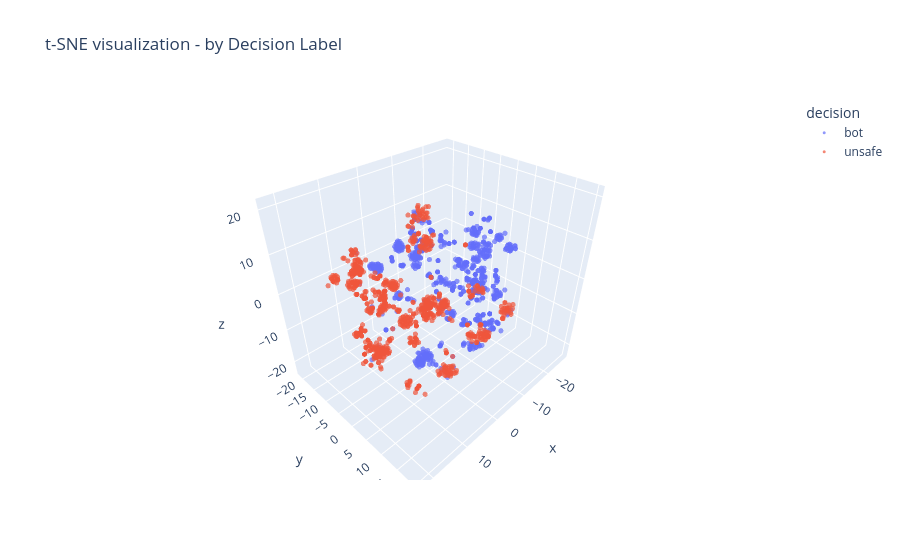
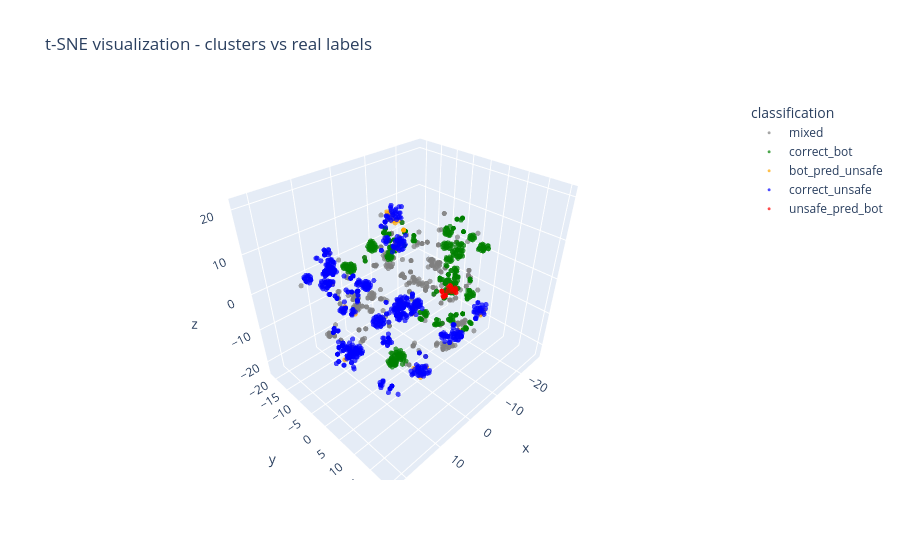
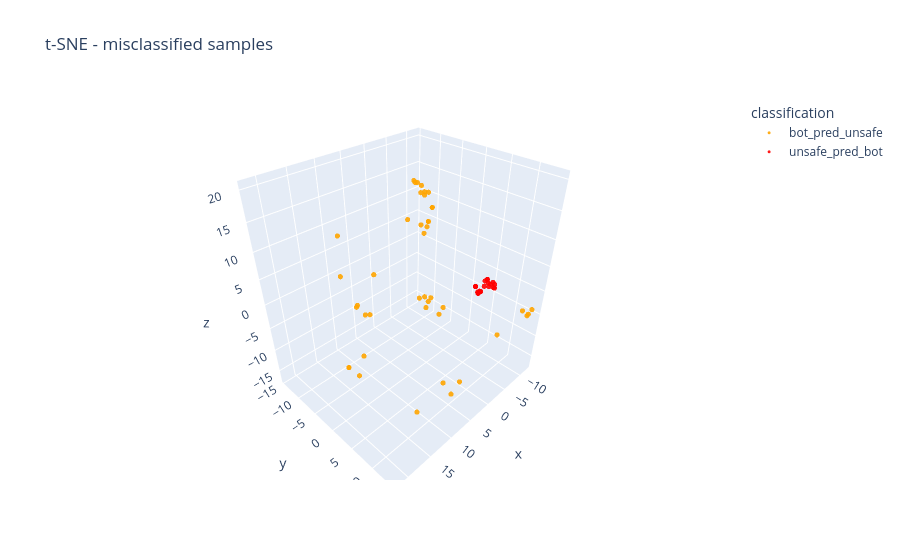

Notebook source saved alongside these figures, in order:
### Code cell
%reload_ext autoreload
%autoreload 2

from sentence_transformers import SentenceTransformer
from app.tools.data_analysis_tools import enrich_parquet_data
from app.tools.metrics_agent_tools import analyze_traffic_patterns
from app.services.clustering_service import RequestClusteringPipeline

traffic_source = "tiktok" 
print("\n🕵️ [Data Engineer] Testing: 1. SQL Discovery")
try:
    campaigns = await query_sql_campaigns.ainvoke({
        "traffic_source": traffic_source, 
        "limit": 5
    })
    print(f"✅ SQL Result (Hashes): {campaigns}")
    
    # Pegamos o primeiro hash para o teste (ou mockamos se estiver vazio)
    target_hashes = campaigns if isinstance(campaigns, list) and campaigns else ["mock_hash_123"]
    print(f"🎯 Hashes selecionados: {target_hashes}")

except Exception as e:
    print(f"❌ SQL Failed: {e}")

# ==============================================================================
# 2. DATA ENGINEER AGENT: Ingestion
# ==============================================================================
print("\n📦 [Data Engineer] Testing: 2. Mongo Extraction to File")

# end = datetime.utcnow()
# start = end - timedelta(minutes=15)

try:
    extraction_msg = await query_mongo_requests.ainvoke({
        "traffic_source": traffic_source,
        "hashes": ["9xvp496ldw"], # outbrain
        "limit_request": 1000,
        # "start": start,
        # "end": end
    })
    print(f"✅ Extraction Msg:\n{extraction_msg}")
    
    # Simulando o LLM "lendo" a mensagem e pegando o path
    raw_file_path = extract_filepath(extraction_msg)
    print(f"📂 LLM extraiu o caminho cru: {raw_file_path}")

except Exception as e:
    print(f"❌ Mongo Extraction Failed: {e}")

print("\n🧠 [ML Specialist] Testing: 3. Traffic Pattern Analysis Tool")

# df_result = pipeline.run(raw_file_path)
# json = pipeline.analyze_traffic_for_llm()
# print(f"--- Results Clsutering for ---")
# # print(df_result["classification"].value_counts())
# print(json)

try:
    # 3. Invoca a ferramenta passando a lista
    resposta = analyze_traffic_patterns.invoke({
        "filepath": raw_file_path
    })

    print("✅ Analise Concluída! Resposta da Tool:\n")
    print(resposta)

except Exception as e:
    # 4. Mostrar o erro exato ajuda muito no debug!
    print(f"❌ Analise Failed: {e}")

### Figure 1 — Plotly figure (JSON) as saved in the notebook; plotly's stock layout.template omitted (floating-point values rounded to 4 significant figures; data arrays with more than 128 entries replaced by an {"elided": "..."} marker saying what was removed)
{"data": [{"hovertemplate": "decision=bot<br>x=%{x}<br>y=%{y}<br>z=%{z}<extra></extra>", "legendgroup": "bot", "marker": {"color": "#636efa", "opacity": 0.7, "size": 3, "symbol": "circle"}, "mode": "markers", "name": "bot", "scene": "scene", "showlegend": true, "type": "scatter3d", "x": {"elided": "899 float values"}, "y": {"elided": "899 float values"}, "z": {"elided": "899 float values"}}, {"hovertemplate": "decision=unsafe<br>x=%{x}<br>y=%{y}<br>z=%{z}<extra></extra>", "legendgroup": "unsafe", "marker": {"color": "#EF553B", "opacity": 0.7, "size": 3, "symbol": "circle"}, "mode": "markers", "name": "unsafe", "scene": "scene", "showlegend": true, "type": "scatter3d", "x": {"elided": "899 float values"}, "y": {"elided": "899 float values"}, "z": {"elided": "899 float values"}}], "layout": {"legend": {"title": {"text": "decision"}, "tracegroupgap": 0}, "scene": {"domain": {"x": [0, 1], "y": [0, 1]}, "xaxis": {"title": {"text": "x"}}, "yaxis": {"title": {"text": "y"}}, "zaxis": {"title": {"text": "z"}}}, "title": {"text": "t-SNE visualization - by Decision Label"}}}

### Figure 2 — Plotly figure (JSON) as saved in the notebook; plotly's stock layout.template omitted (floating-point values rounded to 4 significant figures; data arrays with more than 128 entries replaced by an {"elided": "..."} marker saying what was removed)
{"data": [{"hovertemplate": "classification=mixed<br>x=%{x}<br>y=%{y}<br>z=%{z}<extra></extra>", "legendgroup": "mixed", "marker": {"color": "gray", "opacity": 0.7, "size": 3, "symbol": "circle"}, "mode": "markers", "name": "mixed", "scene": "scene", "showlegend": true, "type": "scatter3d", "x": {"elided": "408 float values"}, "y": {"elided": "408 float values"}, "z": {"elided": "408 float values"}}, {"hovertemplate": "classification=correct_bot<br>x=%{x}<br>y=%{y}<br>z=%{z}<extra></extra>", "legendgroup": "correct_bot", "marker": {"color": "green", "opacity": 0.7, "size": 3, "symbol": "circle"}, "mode": "markers", "name": "correct_bot", "scene": "scene", "showlegend": true, "type": "scatter3d", "x": {"elided": "572 float values"}, "y": {"elided": "572 float values"}, "z": {"elided": "572 float values"}}, {"hovertemplate": "classification=bot_pred_unsafe<br>x=%{x}<br>y=%{y}<br>z=%{z}<extra></extra>", "legendgroup": "bot_pred_unsafe", "marker": {"color": "orange", "opacity": 0.7, "size": 3, "symbol": "circle"}, "mode": "markers", "name": "bot_pred_unsafe", "scene": "scene", "showlegend": true, "type": "scatter3d", "x": [-3.203, 11.51, 8.029, -11.31, 13.2, -5.049, 15.47, 3.631, 3.375, 11.19, 20.72, 11.2, -3.982, 20.72, -11.35, 21.74, 4.279, -5.101, -9.104, -10.79, 3.637, -6.639, 11.25, 9.551, 4.933, 2.597, 10.38, 6.827, 2.404, 2.717, -10.5, -2.31, -0.7638, -0.7449, -1.143, -3.088, -2.093, 3.328, 3.396, -2.681, -2.685, -2.687, -2.684, 3.827, 3.095], "y": [-2.868, -5.781, -14.51, 14.1, -3.227, -1.641, 12.3, 9.389, -0.5068, -9.672, 3.48, -3.936, -4.518, 3.48, 12.35, 7.257, 7.937, -6.992, 9.315, 13.66, 1.266, -1.995, -5.059, 8.151, -8.713, -0.5254, -3.711, 6.613, 1.533, 1.064, 14.0, -3.523, -1.193, -1.193, -6.293, -3.571, -4.084, 1.646, 0.9322, -2.178, -2.182, -2.177, -2.177, 0.1985, 10.59], "z": [-6.34, -1.339, -0.9286, -3.439, 1.324, -9.769, -9.178, -16.86, 20.11, 10.56, -2.396, -2.111, -6.498, -2.396, -4.696, -0.5872, -14.61, -8.701, -10.79, -4.766, 19.96, -9.158, -12.19, 5.083, 0.7605, 19.59, -2.398, 4.631, 18.63, 18.15, -4.087, 8.23, 11.84, 11.85, 10.25, 9.184, 9.723, 19.03, 18.69, 13.35, 13.35, 13.35, 13.35, 20.16, -13.23]}, {"hovertemplate": "classification=correct_unsafe<br>x=%{x}<br>y=%{y}<br>z=%{z}<extra></extra>", "legendgroup": "correct_unsafe", "marker": {"color": "blue", "opacity": 0.7, "size": 3, "symbol": "circle"}, "mode": "markers", "name": "correct_unsafe", "scene": "scene", "showlegend": true, "type": "scatter3d", "x": {"elided": "753 float values"}, "y": {"elided": "753 float values"}, "z": {"elided": "753 float values"}}, {"hovertemplate": "classification=unsafe_pred_bot<br>x=%{x}<br>y=%{y}<br>z=%{z}<extra></extra>", "legendgroup": "unsafe_pred_bot", "marker": {"color": "red", "opacity": 0.7, "size": 3, "symbol": "circle"}, "mode": "markers", "name": "unsafe_pred_bot", "scene": "scene", "showlegend": true, "type": "scatter3d", "x": [-11.99, -11.49, -10.78, -11.58, -10.2, -9.699, -10.63, -11.1, -9.901, -10.97, -10.96, -11.46, -11.07, -12.03, -10.99, -10.14, -10.83, -11.27, -11.05, -10.63], "y": [5.16, 5.93, 3.487, 4.385, 3.344, 3.569, 3.345, 2.027, 4.733, 4.527, 4.509, 5.883, 1.967, 5.354, 5.286, 3.368, 4.164, 4.844, 2.049, 3.439], "z": [-2.343, -3.002, -4.644, -2.618, -4.86, -4.212, -4.595, -4.353, -2.414, -1.503, -1.506, -2.169, -4.377, -3.425, -2.183, -4.786, -1.949, -3.107, -4.372, -4.673]}], "layout": {"legend": {"title": {"text": "classification"}, "tracegroupgap": 0}, "scene": {"domain": {"x": [0, 1], "y": [0, 1]}, "xaxis": {"title": {"text": "x"}}, "yaxis": {"title": {"text": "y"}}, "zaxis": {"title": {"text": "z"}}}, "title": {"text": "t-SNE visualization - clusters vs real labels"}}}

### Figure 3 — Plotly figure (JSON) as saved in the notebook; plotly's stock layout.template omitted (floating-point values rounded to 4 significant figures)
{"data": [{"hovertemplate": "classification=bot_pred_unsafe<br>x=%{x}<br>y=%{y}<br>z=%{z}<extra></extra>", "legendgroup": "bot_pred_unsafe", "marker": {"color": "orange", "opacity": 0.9, "size": 3, "symbol": "circle"}, "mode": "markers", "name": "bot_pred_unsafe", "scene": "scene", "showlegend": true, "type": "scatter3d", "x": [-3.203, 11.51, 8.029, -11.31, 13.2, -5.049, 15.47, 3.631, 3.375, 11.19, 20.72, 11.2, -3.982, 20.72, -11.35, 21.74, 4.279, -5.101, -9.104, -10.79, 3.637, -6.639, 11.25, 9.551, 4.933, 2.597, 10.38, 6.827, 2.404, 2.717, -10.5, -2.31, -0.7638, -0.7449, -1.143, -3.088, -2.093, 3.328, 3.396, -2.681, -2.685, -2.687, -2.684, 3.827, 3.095], "y": [-2.868, -5.781, -14.51, 14.1, -3.227, -1.641, 12.3, 9.389, -0.5068, -9.672, 3.48, -3.936, -4.518, 3.48, 12.35, 7.257, 7.937, -6.992, 9.315, 13.66, 1.266, -1.995, -5.059, 8.151, -8.713, -0.5254, -3.711, 6.613, 1.533, 1.064, 14.0, -3.523, -1.193, -1.193, -6.293, -3.571, -4.084, 1.646, 0.9322, -2.178, -2.182, -2.177, -2.177, 0.1985, 10.59], "z": [-6.34, -1.339, -0.9286, -3.439, 1.324, -9.769, -9.178, -16.86, 20.11, 10.56, -2.396, -2.111, -6.498, -2.396, -4.696, -0.5872, -14.61, -8.701, -10.79, -4.766, 19.96, -9.158, -12.19, 5.083, 0.7605, 19.59, -2.398, 4.631, 18.63, 18.15, -4.087, 8.23, 11.84, 11.85, 10.25, 9.184, 9.723, 19.03, 18.69, 13.35, 13.35, 13.35, 13.35, 20.16, -13.23]}, {"hovertemplate": "classification=unsafe_pred_bot<br>x=%{x}<br>y=%{y}<br>z=%{z}<extra></extra>", "legendgroup": "unsafe_pred_bot", "marker": {"color": "red", "opacity": 0.9, "size": 3, "symbol": "circle"}, "mode": "markers", "name": "unsafe_pred_bot", "scene": "scene", "showlegend": true, "type": "scatter3d", "x": [-11.99, -11.49, -10.78, -11.58, -10.2, -9.699, -10.63, -11.1, -9.901, -10.97, -10.96, -11.46, -11.07, -12.03, -10.99, -10.14, -10.83, -11.27, -11.05, -10.63], "y": [5.16, 5.93, 3.487, 4.385, 3.344, 3.569, 3.345, 2.027, 4.733, 4.527, 4.509, 5.883, 1.967, 5.354, 5.286, 3.368, 4.164, 4.844, 2.049, 3.439], "z": [-2.343, -3.002, -4.644, -2.618, -4.86, -4.212, -4.595, -4.353, -2.414, -1.503, -1.506, -2.169, -4.377, -3.425, -2.183, -4.786, -1.949, -3.107, -4.372, -4.673]}], "layout": {"legend": {"title": {"text": "classification"}, "tracegroupgap": 0}, "scene": {"domain": {"x": [0, 1], "y": [0, 1]}, "xaxis": {"title": {"text": "x"}}, "yaxis": {"title": {"text": "y"}}, "zaxis": {"title": {"text": "z"}}}, "title": {"text": "t-SNE - misclassified samples"}}}
